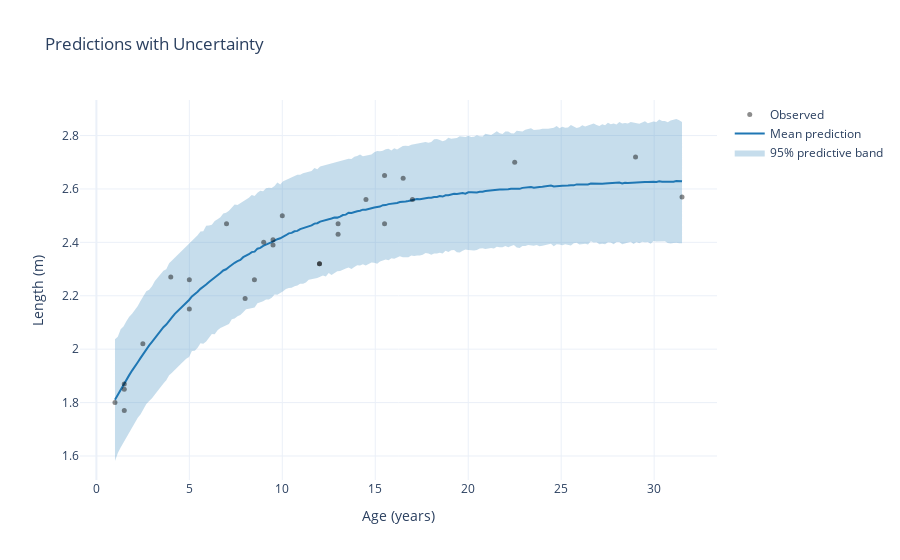

The notebook cell saved with this chart:
### Markdown cell above
### Making Predictions with Uncertainty

One of the key advantages of Bayesian modeling is full uncertainty quantification. Let's predict length at new ages with credible intervals.

### Code cell
# Continuous predictions with uncertainty ribbon (Plotly)
ages_grid = np.linspace(X.min(), X.max(), 200)
with dugong_model:
    pm.set_data({'age': ages_grid})
    post_curve = pm.sample_posterior_predictive(trace, var_names=['mu'], random_seed=RNG)

# Mean function draws over the grid: (chains, draws, grid)
mu_grid = post_curve.posterior_predictive['mu'].values
# Flatten chains/draws to one draw axis
mu_flat = mu_grid.reshape(-1, mu_grid.shape[-1])  # (n_draws, grid)
sigma_draws = trace.posterior.sigma.values.reshape(-1)

noise = np.random.default_rng(RNG).normal(0.0, sigma_draws[:, None], size=mu_flat.shape)
y_grid_draws = mu_flat + noise

q_low, q_med, q_high = np.quantile(y_grid_draws, [0.025, 0.5, 0.975], axis=0)
y_mean = y_grid_draws.mean(axis=0)
go.Figure().add_trace(
    go.Scatter(x=ages_grid, y=q_low, line=dict(color='rgba(31,119,180,0)'), showlegend=False, hoverinfo='skip')
).add_trace(
    go.Scatter(x=ages_grid, y=q_high, fill='tonexty', fillcolor='rgba(31,119,180,0.25)', line=dict(color='rgba(31,119,180,0)'), name='95% predictive band', hoverinfo='skip')
).add_trace(
    go.Scatter(x=ages_grid, y=y_mean, name='Mean prediction', line=dict(color='rgb(31,119,180)', width=2))
).add_trace(
    go.Scatter(x=X, y=y, mode='markers', name='Observed', marker=dict(color='black', size=5, opacity=0.45), hovertemplate='Age=%{x}<br>Observed=%{y}<extra>Observed</extra>')
).update_layout(
    template='plotly_white',
    xaxis_title='Age (years)',
    yaxis_title='Length (m)',
    legend_title_text='',
    hovermode='x unified',
    title='Predictions with Uncertainty'
)

### Figure 1 — Plotly figure (JSON) as saved in the notebook; plotly's stock layout.template omitted (floating-point values rounded to 4 significant figures; data arrays with more than 128 entries replaced by an {"elided": "..."} marker saying what was removed)
{"data": [{"hoverinfo": "skip", "line": {"color": "rgba(31,119,180,0)"}, "showlegend": false, "type": "scatter", "x": {"elided": "200 float values"}, "y": {"elided": "200 float values"}}, {"fill": "tonexty", "fillcolor": "rgba(31,119,180,0.25)", "hoverinfo": "skip", "line": {"color": "rgba(31,119,180,0)"}, "name": "95% predictive band", "type": "scatter", "x": {"elided": "200 float values"}, "y": {"elided": "200 float values"}}, {"line": {"color": "rgb(31,119,180)", "width": 2}, "name": "Mean prediction", "type": "scatter", "x": {"elided": "200 float values"}, "y": {"elided": "200 float values"}}, {"hovertemplate": "Age=%{x}<br>Observed=%{y}<extra>Observed</extra>", "marker": {"color": "black", "opacity": 0.45, "size": 5}, "mode": "markers", "name": "Observed", "type": "scatter", "x": [1.0, 1.5, 1.5, 1.5, 2.5, 4.0, 5.0, 5.0, 7.0, 8.0, 8.5, 9.0, 9.5, 9.5, 10.0, 12.0, 12.0, 13.0, 13.0, 14.5, 15.5, 15.5, 16.5, 17.0, 22.5, 29.0, 31.5], "y": [1.8, 1.85, 1.87, 1.77, 2.02, 2.27, 2.15, 2.26, 2.47, 2.19, 2.26, 2.4, 2.39, 2.41, 2.5, 2.32, 2.32, 2.43, 2.47, 2.56, 2.65, 2.47, 2.64, 2.56, 2.7, 2.72, 2.57]}], "layout": {"hovermode": "x unified", "legend": {"title": {"text": ""}}, "title": {"text": "Predictions with Uncertainty"}, "xaxis": {"title": {"text": "Age (years)"}}, "yaxis": {"title": {"text": "Length (m)"}}}}
